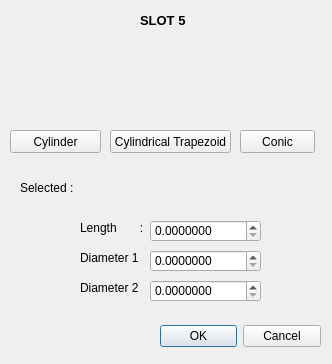
<?xml version="1.0" encoding="UTF-8"?>
<ui version="4.0">
 <class>Dialog</class>
 <widget class="QDialog" name="Dialog">
  <property name="geometry">
   <rect>
    <x>0</x>
    <y>0</y>
    <width>332</width>
    <height>364</height>
   </rect>
  </property>
  <property name="windowTitle">
   <string>Dialog</string>
  </property>
  <widget class="QDialogButtonBox" name="buttonBox">
   <property name="geometry">
    <rect>
     <x>160</x>
     <y>320</y>
     <width>161</width>
     <height>32</height>
    </rect>
   </property>
   <property name="orientation">
    <enum>Qt::Horizontal</enum>
   </property>
   <property name="standardButtons">
    <set>QDialogButtonBox::Cancel|QDialogButtonBox::Ok</set>
   </property>
  </widget>
  <widget class="QLabel" name="label_5">
   <property name="geometry">
    <rect>
     <x>240</x>
     <y>50</y>
     <width>81</width>
     <height>61</height>
    </rect>
   </property>
   <property name="text">
    <string/>
   </property>
   <property name="pixmap">
    <pixmap resource="qrc file/resource_img.qrc">:/geometric/cone-removebg-preview.png</pixmap>
   </property>
   <property name="scaledContents">
    <bool>true</bool>
   </property>
  </widget>
  <widget class="QLabel" name="label_8">
   <property name="geometry">
    <rect>
     <x>80</x>
     <y>280</y>
     <width>61</width>
     <height>16</height>
    </rect>
   </property>
   <property name="text">
    <string>Diameter 2 :</string>
   </property>
  </widget>
  <widget class="QLabel" name="label_7">
   <property name="geometry">
    <rect>
     <x>80</x>
     <y>250</y>
     <width>61</width>
     <height>16</height>
    </rect>
   </property>
   <property name="text">
    <string>Diameter 1 :</string>
   </property>
  </widget>
  <widget class="QDoubleSpinBox" name="doubleSpinBox_2">
   <property name="geometry">
    <rect>
     <x>150</x>
     <y>250</y>
     <width>111</width>
     <height>22</height>
    </rect>
   </property>
   <property name="locale">
    <locale language="English" country="UnitedStates"/>
   </property>
   <property name="decimals">
    <number>7</number>
   </property>
   <property name="maximum">
    <double>9999999.000000000000000</double>
   </property>
  </widget>
  <widget class="QLabel" name="label">
   <property name="geometry">
    <rect>
     <x>140</x>
     <y>10</y>
     <width>51</width>
     <height>21</height>
    </rect>
   </property>
   <property name="font">
    <font>
     <pointsize>10</pointsize>
     <weight>75</weight>
     <bold>true</bold>
    </font>
   </property>
   <property name="text">
    <string>SLOT 5</string>
   </property>
  </widget>
  <widget class="QPushButton" name="pushButton_3">
   <property name="geometry">
    <rect>
     <x>240</x>
     <y>130</y>
     <width>75</width>
     <height>23</height>
    </rect>
   </property>
   <property name="text">
    <string>Conic</string>
   </property>
  </widget>
  <widget class="QLabel" name="label_4">
   <property name="geometry">
    <rect>
     <x>130</x>
     <y>50</y>
     <width>91</width>
     <height>61</height>
    </rect>
   </property>
   <property name="text">
    <string/>
   </property>
   <property name="pixmap">
    <pixmap resource="qrc file/resource_img.qrc">:/geometric/trapezoid-removebg-preview.png</pixmap>
   </property>
   <property name="scaledContents">
    <bool>true</bool>
   </property>
  </widget>
  <widget class="QLabel" name="label_2">
   <property name="geometry">
    <rect>
     <x>20</x>
     <y>180</y>
     <width>221</width>
     <height>16</height>
    </rect>
   </property>
   <property name="text">
    <string>Selected : </string>
   </property>
  </widget>
  <widget class="QPushButton" name="pushButton">
   <property name="geometry">
    <rect>
     <x>10</x>
     <y>130</y>
     <width>91</width>
     <height>23</height>
    </rect>
   </property>
   <property name="text">
    <string>Cylinder</string>
   </property>
  </widget>
  <widget class="QDoubleSpinBox" name="doubleSpinBox">
   <property name="geometry">
    <rect>
     <x>150</x>
     <y>220</y>
     <width>111</width>
     <height>22</height>
    </rect>
   </property>
   <property name="locale">
    <locale language="English" country="UnitedStates"/>
   </property>
   <property name="decimals">
    <number>7</number>
   </property>
   <property name="maximum">
    <double>9999999.000000000000000</double>
   </property>
  </widget>
  <widget class="QPushButton" name="pushButton_2">
   <property name="geometry">
    <rect>
     <x>110</x>
     <y>130</y>
     <width>121</width>
     <height>23</height>
    </rect>
   </property>
   <property name="text">
    <string>Cylindrical Trapezoid</string>
   </property>
  </widget>
  <widget class="QLabel" name="label_6">
   <property name="geometry">
    <rect>
     <x>80</x>
     <y>220</y>
     <width>71</width>
     <height>16</height>
    </rect>
   </property>
   <property name="text">
    <string>Length       :</string>
   </property>
  </widget>
  <widget class="QDoubleSpinBox" name="doubleSpinBox_3">
   <property name="geometry">
    <rect>
     <x>150</x>
     <y>280</y>
     <width>111</width>
     <height>22</height>
    </rect>
   </property>
   <property name="locale">
    <locale language="English" country="UnitedStates"/>
   </property>
   <property name="decimals">
    <number>7</number>
   </property>
   <property name="maximum">
    <double>9999999.000000000000000</double>
   </property>
  </widget>
  <widget class="QLabel" name="label_3">
   <property name="geometry">
    <rect>
     <x>10</x>
     <y>50</y>
     <width>91</width>
     <height>61</height>
    </rect>
   </property>
   <property name="text">
    <string/>
   </property>
   <property name="pixmap">
    <pixmap resource="qrc file/resource_img.qrc">:/geometric/Cylinder-removebg-preview.png</pixmap>
   </property>
   <property name="scaledContents">
    <bool>true</bool>
   </property>
  </widget>
 </widget>
 <resources>
  <include location="qrc file/resource_img.qrc"/>
 </resources>
 <connections>
  <connection>
   <sender>buttonBox</sender>
   <signal>accepted()</signal>
   <receiver>Dialog</receiver>
   <slot>accept()</slot>
   <hints>
    <hint type="sourcelabel">
     <x>248</x>
     <y>254</y>
    </hint>
    <hint type="destinationlabel">
     <x>157</x>
     <y>274</y>
    </hint>
   </hints>
  </connection>
  <connection>
   <sender>buttonBox</sender>
   <signal>rejected()</signal>
   <receiver>Dialog</receiver>
   <slot>reject()</slot>
   <hints>
    <hint type="sourcelabel">
     <x>316</x>
     <y>260</y>
    </hint>
    <hint type="destinationlabel">
     <x>286</x>
     <y>274</y>
    </hint>
   </hints>
  </connection>
 </connections>
</ui>
